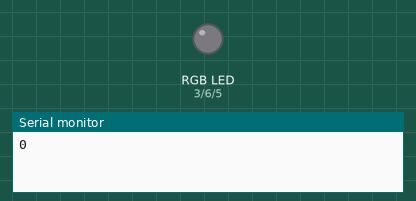
This sketch was run on a simulated Arduino Uno, built with avr-gcc and run on an emulated ATmega328P. Parts: an RGB LED mixed from three pins (HIGH = lit), the last lines printed to the serial monitor.

Above: at 0.15 s.
At 39.84 s:
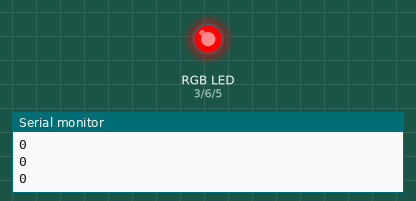
Timing chart, 0 to 39.9 s (numbered marks = the images above):
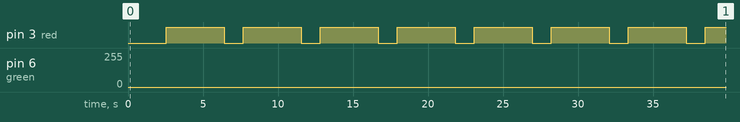

The sketch:

StaggerdFading.ino
```cpp
int red = 3;
int redVal = 0;
int blue = 5;
int blueVal = 0;
int green = 6;
int greenVal = 0;
int delayTime = 5;

void setup()
{
  Serial.begin(9600);
  pinMode(red, OUTPUT);
  pinMode(blue, OUTPUT);
  pinMode(green, OUTPUT);
}

void loop()
{
  beginFade();
}

void beginFade()
{
  Serial.println(redVal);
  fadeRed();
  if(redVal = 85)
  {
    fadeBlue();
  }
  if(redVal = 170)
  {
    fadeGreen();
    redVal = 0;
  }
}

void fadeRed()
{
 for(int i = 255; i>=0; i--)
 {
   redVal = i;
   analogWrite(red, i);
   delay(delayTime);
 }
 for(int i = 0; i<=255; i++)
 {
   redVal = i;
   analogWrite(red, i);
   delay(delayTime);
 }
}

void fadeBlue()
{
 for(int i = 255; i>=0; i--)
 {
  blueVal = i;
  analogWrite(blue, i);
  delay(delayTime);
 }
 for(int i = 0; i>=255; i++)
 {
  blueVal = i;
  analogWrite(blue, i);
  delay(delayTime);
 }
}

void fadeGreen()
{
  for(int i = 255; i>=0; i--)
 {
   greenVal = i;
  analogWrite(green, i);
  delay(delayTime);
 }
  for(int i = 0; i>=255; i++)
 {
  greenVal = i;
  analogWrite(green, i);
  delay(delayTime);
 }
}
```

Measured:
- by itself, pin 3 (red): alternates HIGH for 3.8 s and LOW for 1.3 s
